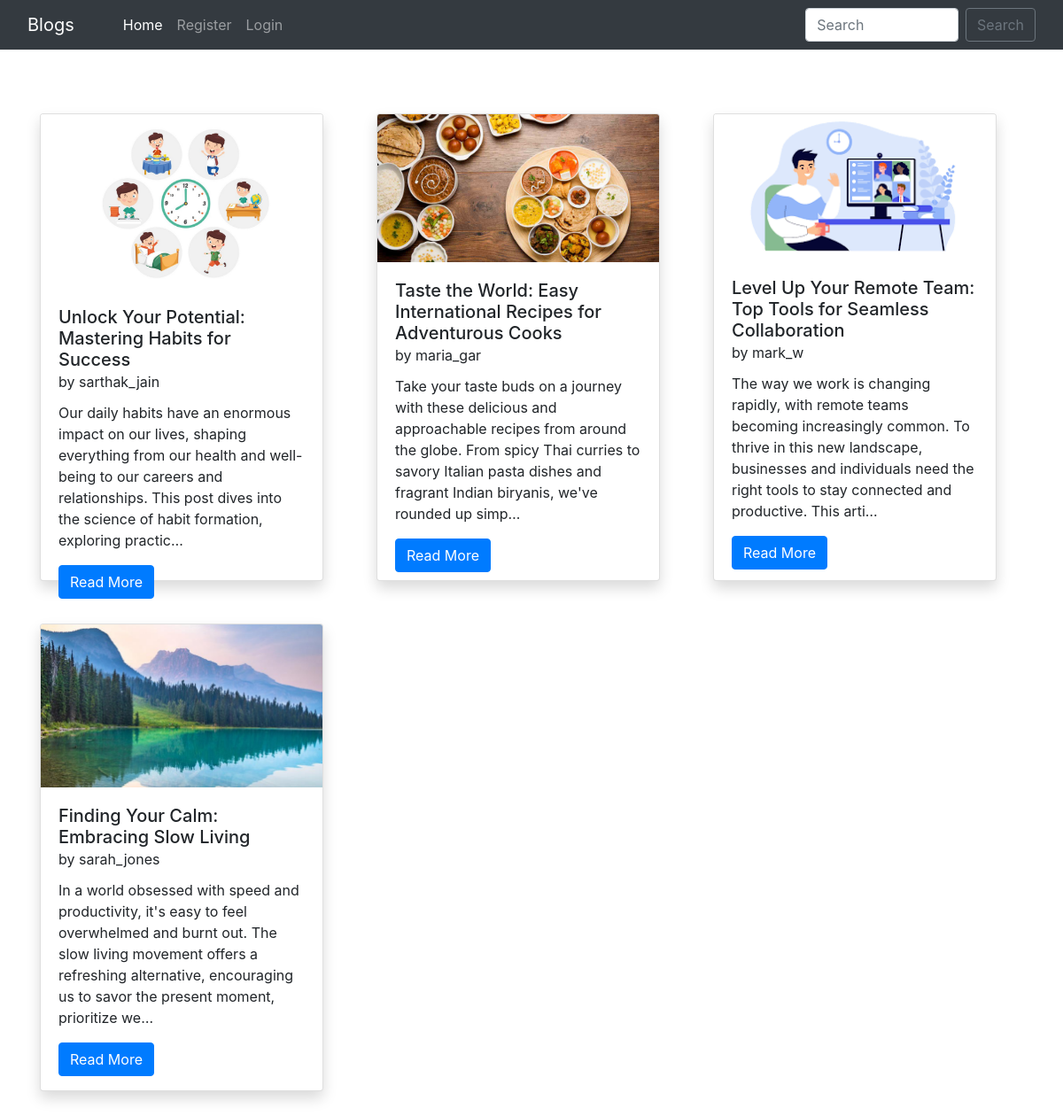
The page / on the database its author committed.
### home/models.py (models this page shows, shortened)
class BlogPost(models.Model):
    title=models.CharField(max_length=255)
    author= models.ForeignKey(User, on_delete=models.CASCADE)
    slug=models.CharField(max_length=130)
    content=models.TextField()
    image = models.ImageField(upload_to="profile_pics", blank=True, null=True)
    dateTime=models.DateTimeField(auto_now_add=True)

### home/views.py (the view)
# urls.py: path("", views.blogs, name="blogs"),
def blogs(request):
    posts = BlogPost.objects.all()
    posts = BlogPost.objects.filter().order_by('-dateTime')
    return render(request, "blog.html", {'posts':posts})

### home/templates/blog.html (shortened to what this page needs)
{% extends 'base.html' %}
{% block homeactive %} active {% endblock homeactive %}
{% block body %}
<div class="container mt-5 mb-3">
    <div class="row">
        {% for post in posts %}
        <div class="col-lg-4 my-4">
            <div class="card shadow" style="width: 20rem; height: 33rem;">
                <img src="/media/{{post.image}}" class="card-img-top" alt="..." height="250px">
                <div class="card-body">
                  <h5 class="card-title">{{post.title}} <br><small>by {{post.author}}</small></h5>
                  <p class="card-text">{{post.content| truncatechars:210}}</p>
                  <a href="blog/{{post.slug}}" class="btn btn-primary">Read More {% if user.is_superuser %}<a href="delete_blog_post/{{post.slug}}/" class="btn btn-danger mx-4">Delete Blog</a>{% endif %}</a>
                </div>
              </div>
        </div>
        {% endfor %}
    </div>
</div>
{% endblock %}

### home/templates/base.html (shortened to what this page needs)
<!doctype html>
<html lang="en">
  <head>
    <link href="//maxcdn.bootstrapcdn.com/bootstrap/4.1.1/css/bootstrap.min.css" rel="stylesheet" id="bootstrap-css">
    <link href="https://cdn.jsdelivr.net/npm/bootstrap@5.0.2/dist/css/bootstrap.min.css" rel="stylesheet">
    <link rel="stylesheet" href="https://maxcdn.bootstrapcdn.com/bootstrap/4.0.0/css/bootstrap.min.css">
  </head>
  <body>
    <nav class="navbar navbar-expand-lg navbar-dark bg-dark sticky-top">
        <div class="container-fluid">
          <a class="navbar-brand" href="/">Blogs</a>
          <div class="collapse navbar-collapse" id="navbarSupportedContent">
          <div class="container mx-3">
            <ul class="navbar-nav me-auto mb-2 mb-lg-0">
              <li class="nav-item">
                <a class="nav-link {% block homeactive %} {% endblock homeactive %}" aria-current="page" href="/">Home</a>
              </li>
              {% if user.is_authenticated %}
              <li class="nav-item">
                <a class="nav-link {% block add_blogs_active %} {% endblock add_blogs_active %}" href="/add_blogs/">Add Blogs</a>
              </li>
              <li class="nav-item">
                <a class="nav-link active" href="#">Hello {{request.user}}</a>
              </li>
              <li class="nav-item">
                <a class="nav-link {% block profileactive %} {% endblock profileactive %}" href="/profile/">Profile</a>
              </li>
              <li class="nav-item">
                <a class="nav-link" href="/logout/">Logout</a>
              </li>
              {% else %}
              <li class="nav-item">
                <a class="nav-link {% block registeractive %} {% endblock registeractive %}" href="/register/">Register</a>
              </li>
               <li class="nav-item">
                <a class="nav-link {% block loginactive %} {% endblock loginactive %}" href="/login/">Login</a>
              </li>
              {% endif %}
            </ul>
            </div>
            <form class="d-flex" method="POST" action="/search/"> {% csrf_token %}
              <input class="form-control me-2" type="search" placeholder="Search" name="searched" id="searched" aria-label="Search">
              <button href="/search/" class="btn btn-outline-secondary" type="submit">Search</button>
            </form>
          </div>
        </div>
      </nav>
      {% block body %}
      {% endblock %}
</body>
</html>

### rows shown on the page
BlogPost: image (picture), title "Unlock Your Potential: Mastering Habits for Success", author "sarthak_jain", content "Our daily habits have an enormous impact on our lives, shaping everything from our health and well-being to our careers and relationships. This post dives into the science of habit formation, exploring practic…"
BlogPost: image (picture), title "Taste the World: Easy International Recipes for Adventurous Cooks", author "maria_gar", content "Take your taste buds on a journey with these delicious and approachable recipes from around the globe. From spicy Thai curries to savory Italian pasta dishes and fragrant Indian biryanis, we've rounded up simp…"
BlogPost: image (picture), title "Level Up Your Remote Team: Top Tools for Seamless Collaboration", author "mark_w", content "The way we work is changing rapidly, with remote teams becoming increasingly common. To thrive in this new landscape, businesses and individuals need the right tools to stay connected and productive. This arti…"
BlogPost: image (picture), title "Finding Your Calm: Embracing Slow Living", author "sarah_jones", content "In a world obsessed with speed and productivity, it's easy to feel overwhelmed and burnt out. The slow living movement offers a refreshing alternative, encouraging us to savor the present moment, prioritize we…"
